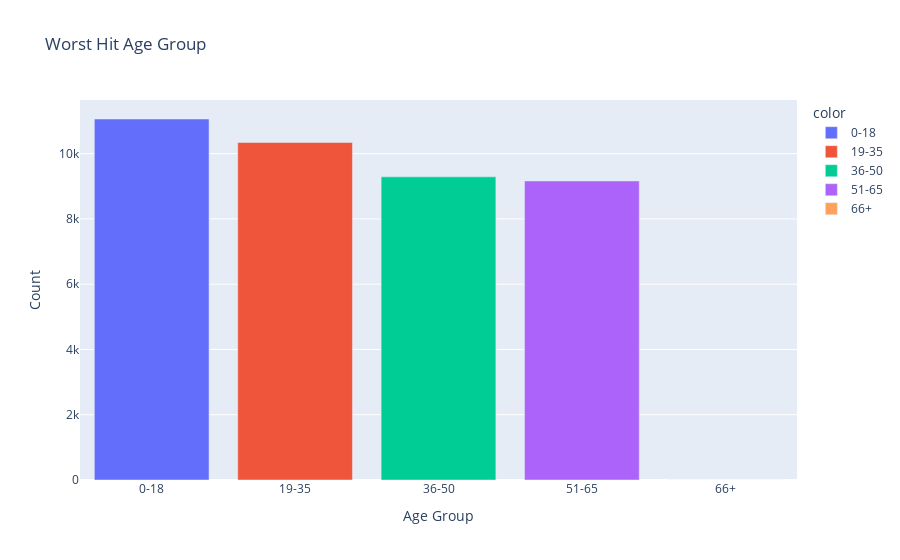

The code cell stored with this chart in its notebook:
### Code cell
# Determine which age group was worst hit
df_merged["Age Group"] = pd.cut(df_merged["Age"], bins=[0, 18, 35, 50, 65, 100],
                                 labels=["0-18", "19-35", "36-50", "51-65", "66+"])
age_group_counts = df_merged["Age Group"].value_counts()
fig_age = px.bar(
    x=age_group_counts.index, y=age_group_counts.values,
    title="Worst Hit Age Group",
    labels={"x": "Age Group", "y": "Count"},
    color=age_group_counts.index
)
fig_age.show()

### Figure 1 — Plotly figure (JSON) as saved in the notebook; plotly's stock layout.template omitted (floating-point values rounded to 4 significant figures)
{"data": [{"alignmentgroup": "True", "hovertemplate": "color=0-18<br>Age Group=%{x}<br>Count=%{y}<extra></extra>", "legendgroup": "0-18", "marker": {"color": "#636efa", "pattern": {"shape": ""}}, "name": "0-18", "offsetgroup": "0-18", "orientation": "v", "showlegend": true, "textposition": "auto", "type": "bar", "x": ["0-18"], "xaxis": "x", "y": [11061], "yaxis": "y"}, {"alignmentgroup": "True", "hovertemplate": "color=19-35<br>Age Group=%{x}<br>Count=%{y}<extra></extra>", "legendgroup": "19-35", "marker": {"color": "#EF553B", "pattern": {"shape": ""}}, "name": "19-35", "offsetgroup": "19-35", "orientation": "v", "showlegend": true, "textposition": "auto", "type": "bar", "x": ["19-35"], "xaxis": "x", "y": [10342], "yaxis": "y"}, {"alignmentgroup": "True", "hovertemplate": "color=36-50<br>Age Group=%{x}<br>Count=%{y}<extra></extra>", "legendgroup": "36-50", "marker": {"color": "#00cc96", "pattern": {"shape": ""}}, "name": "36-50", "offsetgroup": "36-50", "orientation": "v", "showlegend": true, "textposition": "auto", "type": "bar", "x": ["36-50"], "xaxis": "x", "y": [9288], "yaxis": "y"}, {"alignmentgroup": "True", "hovertemplate": "color=51-65<br>Age Group=%{x}<br>Count=%{y}<extra></extra>", "legendgroup": "51-65", "marker": {"color": "#ab63fa", "pattern": {"shape": ""}}, "name": "51-65", "offsetgroup": "51-65", "orientation": "v", "showlegend": true, "textposition": "auto", "type": "bar", "x": ["51-65"], "xaxis": "x", "y": [9163], "yaxis": "y"}, {"alignmentgroup": "True", "hovertemplate": "color=66+<br>Age Group=%{x}<br>Count=%{y}<extra></extra>", "legendgroup": "66+", "marker": {"color": "#FFA15A", "pattern": {"shape": ""}}, "name": "66+", "offsetgroup": "66+", "orientation": "v", "showlegend": true, "textposition": "auto", "type": "bar", "x": ["66+"], "xaxis": "x", "y": [0], "yaxis": "y"}], "layout": {"barmode": "relative", "legend": {"title": {"text": "color"}, "tracegroupgap": 0}, "title": {"text": "Worst Hit Age Group"}, "xaxis": {"anchor": "y", "domain": [0, 1], "title": {"text": "Age Group"}}, "yaxis": {"anchor": "x", "domain": [0, 1], "title": {"text": "Count"}}}}
